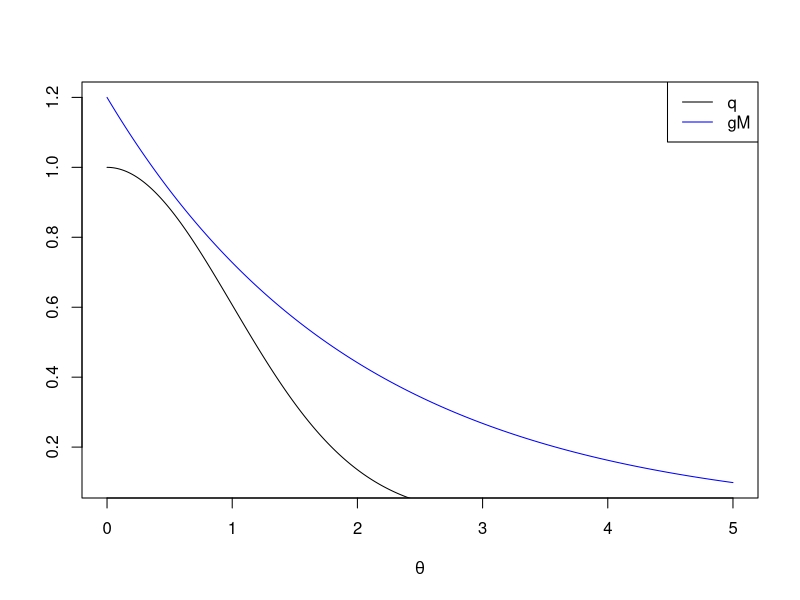
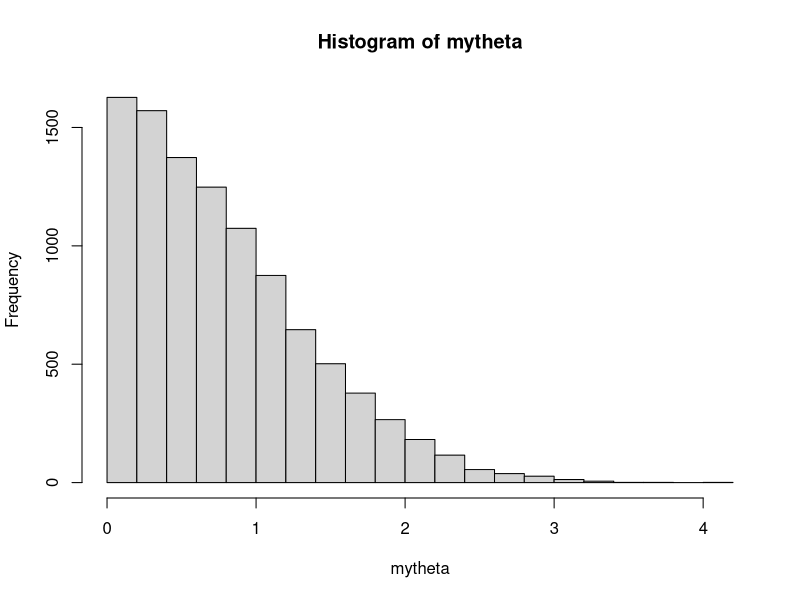
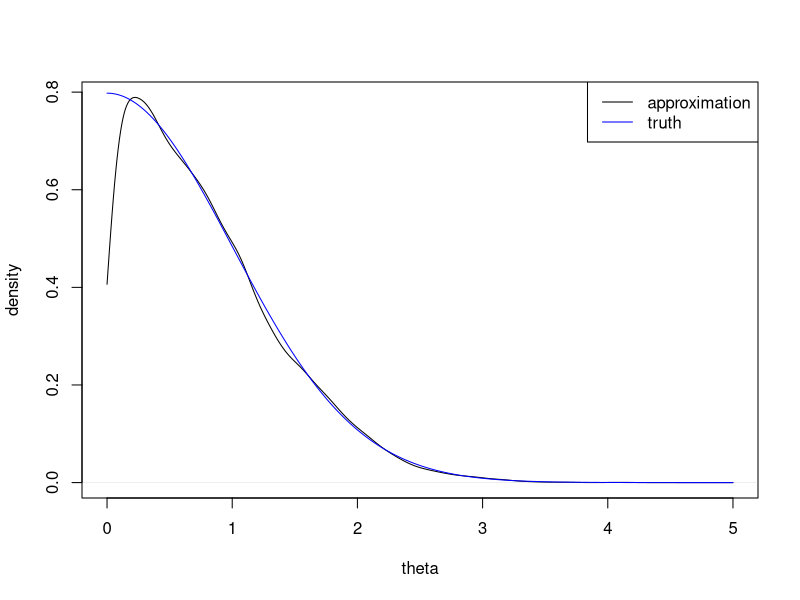
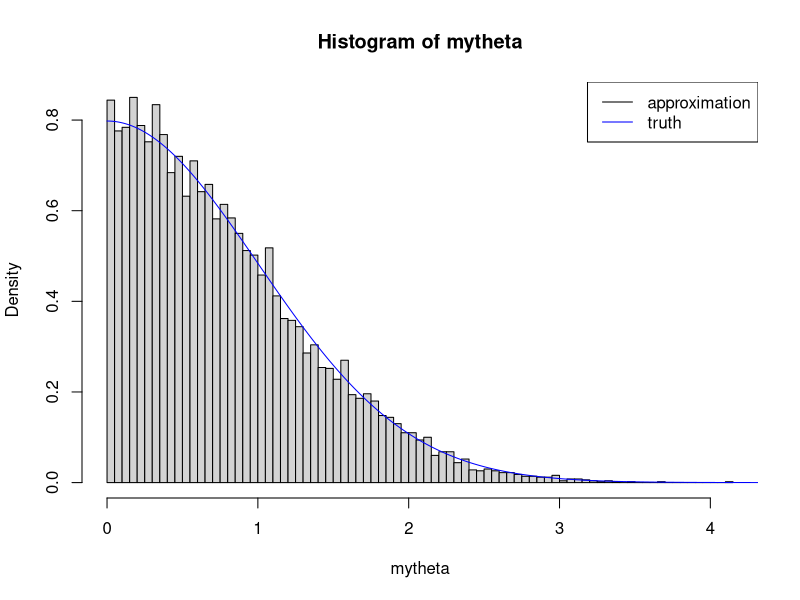
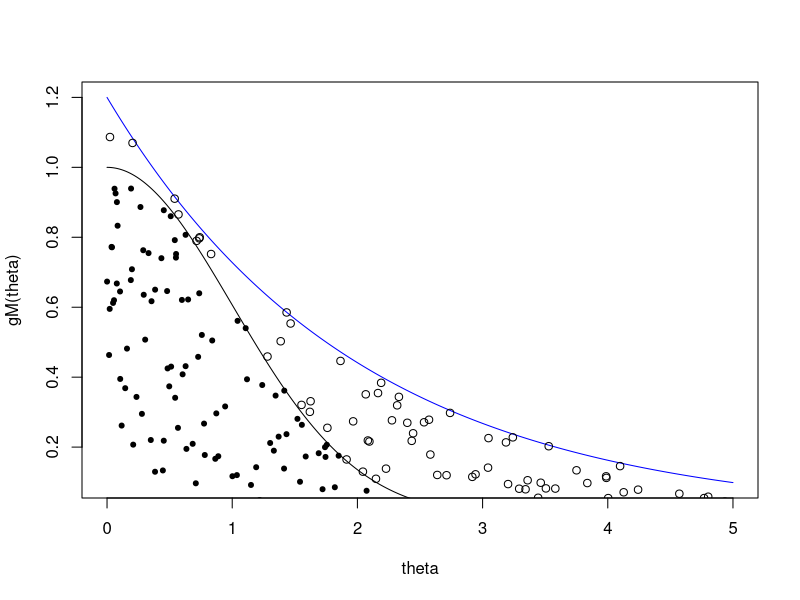

The R source for these figures, in order:
### Sampling from a folded normal N(0, 1).
### If y ~ N(0, 1), then |y| is a folded normal

### q(theta | y) = exp(-theta^2/2)
### this looks like a standard normal pdf, BUT it only has
### non-negative support

# We can envelope this using a chi-square distribution 2 df
qtarget = function(theta) {
	exp(-theta^2/2)
}

gM = function(theta) {
	2.4 * dchisq(theta, df = 2)
}

# plot q and gM as a function of theta
theta = seq(0, 5, len = 1000)
plot(theta, gM(theta), type = "l", col = "blue", xlab = expression(theta), ylab = "")
lines(theta, qtarget(theta))
legend("topright", legend = c("q", "gM"), lty = 1, col = c("black", "blue"))

B = 10000
mytheta = numeric(B)
i = 0
while (i < B) {
	x = rchisq(1, df = 2)
	if (runif(1) <= qtarget(x)/gM(x)) {
		i = i + 1
		mytheta[i] = x
	}
}

#The actual density is
dens = function(theta) {
	sqrt(2/pi)*exp(-theta^2/2)
}

#construct histogram of simulated values
hist(mytheta)

#plot approximate density
dmytheta = density(mytheta, from = 0, to = 5, cut = 0)
plot(dmytheta, xlab = "theta", ylab = "density", main = "")
lines(theta, dens(theta), col = "blue")
legend("topright", legend = c("approximation", "truth"),
	lwd = c(1, 1), col = c("black", "blue"))

#This doesn't look right because of boundary bias!
#Essentially, the density estimator doesn't know what to do around zero.
hist(mytheta, freq = FALSE, breaks = 100)
lines(theta, dens(theta), col = "blue")
legend("topright", legend = c("approximation", "truth"),
	lwd = c(1, 1), col = c("black", "blue"))


# Visually see that we are only accepting the values below the target density.
plot(theta, gM(theta), type = "l", col = "blue")
lines(theta, qtarget(theta))

# plot accepted/rejected points with different symbols
B = 100
mytheta = numeric(B)
i = 0
while (i < B) {
	x = rchisq(1, df = 2)
	u = runif(1, 0, gM(x))
	if (u <= qtarget(x)) 	{
		i = i + 1
		mytheta[i] = x
		points(x, u, pch = 20)
	} else 	{
		points(x, u)
	}
}
